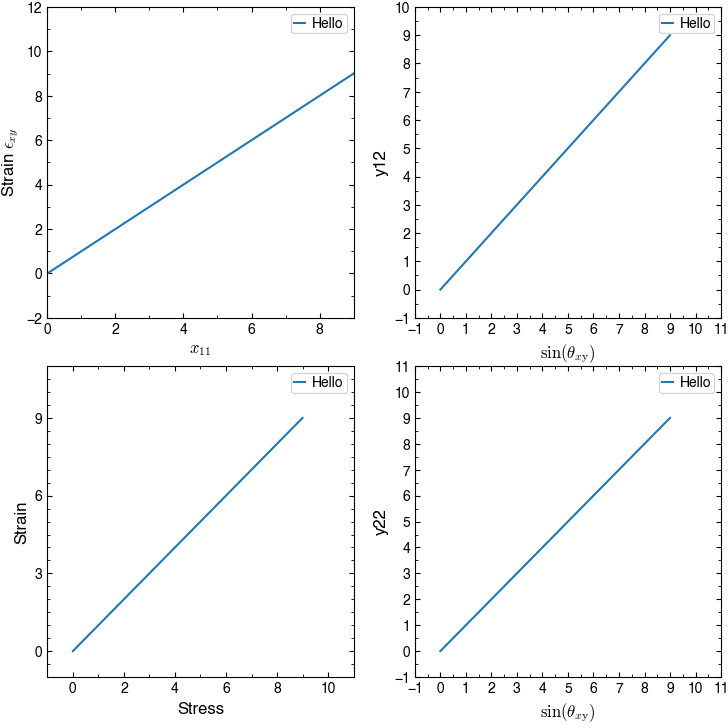

Write the Python code that produced this figure.
# Owner : Arun Jangir
# email : arun.jangi@kaust.edu.sa

from email.policy import default
import numpy as np
import matplotlib.pyplot as plt

# Styling


def init(figsize, subplts):
    from matplotlib import cycler

    pallete = cycler(
        "color",
        [
            "1f77b4",
            "ff7f0e",
            "2ca02c",
            "8c564b",
            "9467bd",
            "e377c2",
            "7f7f7f",
            "bcbd22",
            "17becf",
            "d62728",
        ],
    )
    font = {'family': 'sans-serif',
            'size': 12,
            "sans-serif": "Helvetica"
            }
    plt.rc("text", antialiased=True)
    plt.rc("font", **font)
    plt.rc("mathtext", fontset="cm")
    plt.rc("figure", dpi=100, titlesize=18)
    plt.rc("axes", labelsize=12, prop_cycle=pallete)
    plt.rc("xtick", labelsize=10, direction="in", top=True, bottom=True)
    plt.rc("ytick", labelsize=10, direction="in", right=True, left=True)
    plt.rc(
        "legend",
        fontsize=10,
        title_fontsize=12,
        borderpad=0.2,
        frameon=True,
        labelspacing=0.15,
        columnspacing=0.00,
        markerscale=0.2,
        handlelength=0.8,
        handletextpad=0.5,
        framealpha=0.8,
    )
    mm = 1 / 25.4
    print(subplts)
    fig, (axes) = plt.subplots(subplts[0], subplts[1], squeeze=False)
    fig.set_size_inches(figsize[0] * mm, figsize[1] * mm)

    return fig, (axes)


def set_limits(axes, limits):
    for i, axs in enumerate(axes):
        for j, ax in enumerate(axs):
            ax.set_xlim(limits[i][j][0:2])
            ax.set_ylim(limits[i][j][2:4])


def set_major_minors(axes, major_minors):
    from matplotlib.ticker import MultipleLocator, AutoMinorLocator

    for i, axs in enumerate(axes):
        for j, ax in enumerate(axs):
            ax.xaxis.set_major_locator(MultipleLocator(major_minors[i][j][0]))
            ax.xaxis.set_minor_locator(MultipleLocator(major_minors[i][j][1]))
            ax.yaxis.set_major_locator(MultipleLocator(major_minors[i][j][2]))
            ax.yaxis.set_minor_locator(MultipleLocator(major_minors[i][j][3]))


def set_labels(axes, labels):
    for i, axs in enumerate(axes):
        for j, ax in enumerate(axs):
            ax.set_xlabel(labels[i][j][0])
            ax.set_ylabel(labels[i][j][1])


def set_legend(axes):
    for axs in axes:
        for ax in axs:
            ax.legend()


# Just replace whatever above this part to change plot stying
subplots = [2, 2]
figsize = [185, 185]  # in mm
fig_name = "001-example.png"
labels = [
    [["$x_{11}$", r"Strain $\epsilon_{xy}$"], [
        r"$\sin(\theta_{x\mathrm{y}})$", "y12"]],
    [["Stress", "Strain"], [r"$\sin(\theta_{x\mathrm{y}})$", "y22"]],
]  # [[[xlabel,ylabel]]]
limits = [
    [[0, 9, -2, 12], [-1, 11, -1, 10]],
    [[-1, 11, -1, 11], [-1, 11, -1, 11]],
]  # axes limits [[[xmin,xmax,ymin,ymax]]]
major_minors = [
    [[2, 1, 2, 1], [1, 0.5, 1, 0.5]],
    [[2, 1, 3, 0.5], [1, 0.5, 1, 0.5]],
]  # tick location [[[x_major,x_minor,y_major,y_minor]]]


def plot(axes):
    for axs in axes:
        for ax in axs:
            ax.plot(
                [0, 1, 2, 3, 4, 5, 6, 7, 8, 9],
                [0, 1, 2, 3, 4, 5, 6, 7, 8, 9],
                label="Hello",
            )
    # uncomment to give final touch
    set_labels(axes, labels)
    set_limits(axes, limits)
    set_major_minors(axes, major_minors)
    set_legend(axes)


fig, (axes) = init(figsize, subplots)
plot(axes)
fig.subplots_adjust(
    top=0.99,
    bottom=0.07,
    left=0.065,
    right=0.99,
    hspace=0.155,
    wspace=0.2)
fig.savefig(f"{fig_name}")
plt.show()
